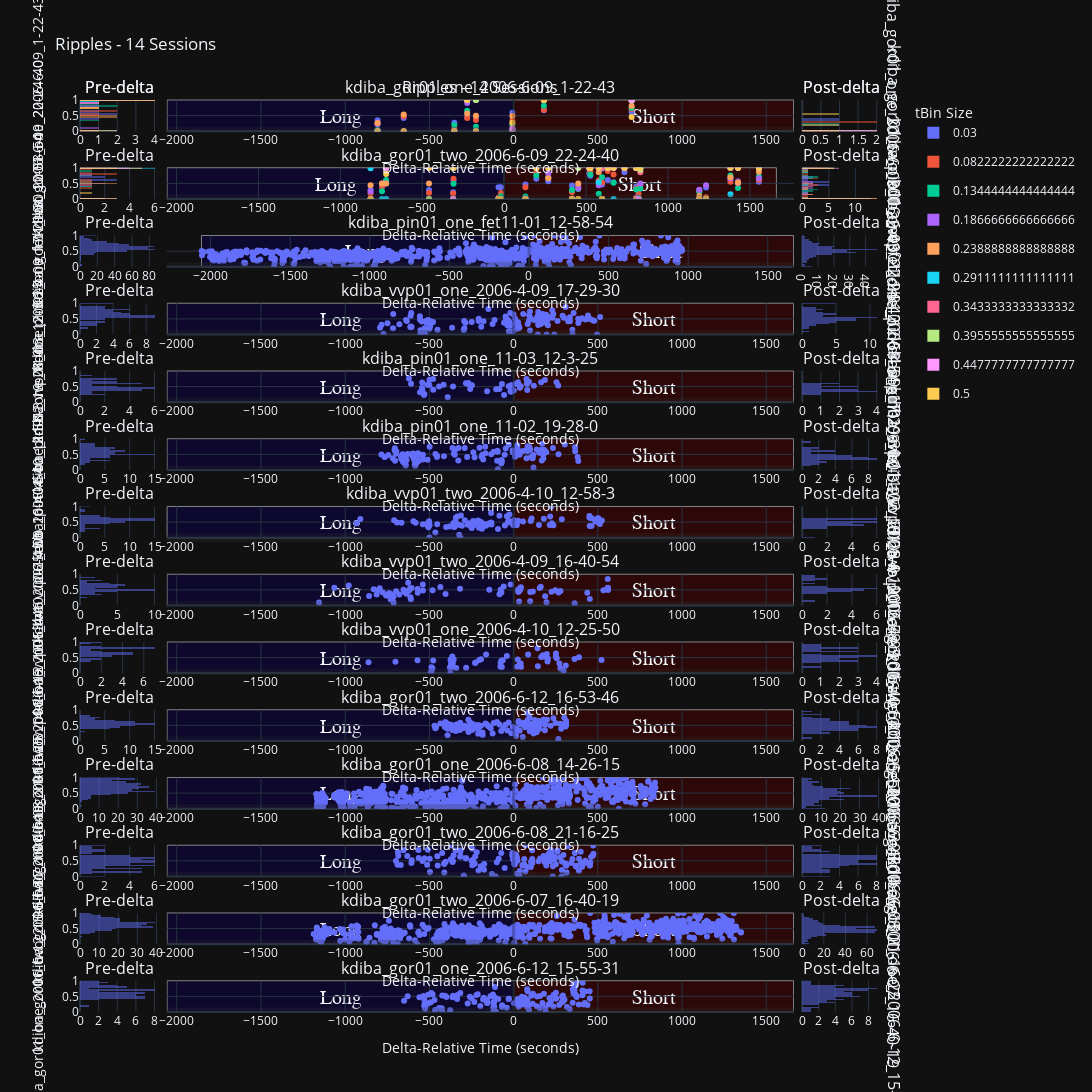

This figure's notebook cell:
### Markdown cell above
# Plotting functions

### Code cell
from pyphoplacecellanalysis.General.Model.Configs.LongShortDisplayConfig import PlottingHelpers
from pyphoplacecellanalysis.SpecificResults.AcrossSessionResults import plot_across_sessions_scatter_results

# Example usage:
all_session_figures = plot_across_sessions_scatter_results(collected_outputs_directory, concatenated_laps_df=all_sessions_laps_df, concatenated_ripple_df=all_sessions_ripple_df,
														#    enabled_time_bin_sizes=[0.03, 0.10],
														   earliest_delta_aligned_t_start=earliest_delta_aligned_t_start, latest_delta_aligned_t_end=latest_delta_aligned_t_end,
														   laps_title_prefix=f"Laps", ripple_title_prefix=f"Ripples", save_figures=True, figure_save_extension=['.html','.png'])
fig_laps, fig_ripples = all_session_figures[0]
# fig_laps.update_layout(fig_size_kwargs)
# fig_ripples.update_layout(fig_size_kwargs)

# fig_laps.show()
fig_ripples.show()
# fig_laps.write_html(f"../output/{TODAY_DAY_DATE}_AcrossSession_fig_laps.html")
# fig_ripples.write_html(f"../output/{TODAY_DAY_DATE}_AcrossSession_fig_ripples.html")
